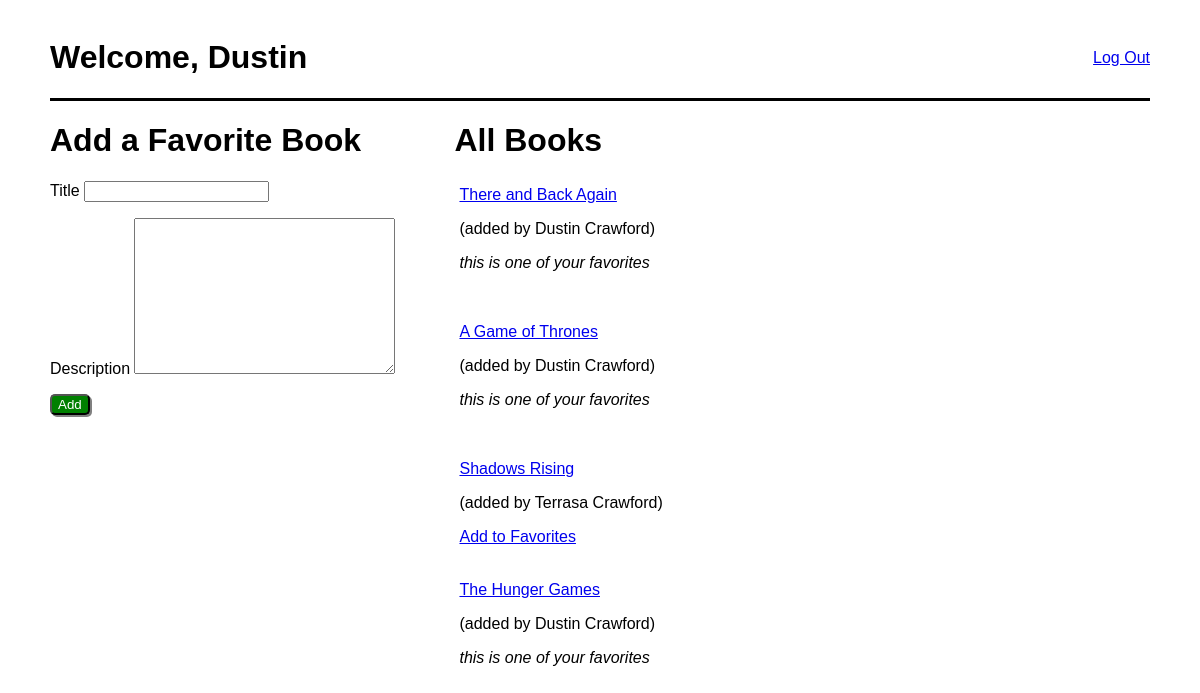
Page /books (signed in) on the committed database.
### books_app/models.py (models this page shows)
class User(models.Model):
    first_name = models.CharField(max_length=45)
    last_name = models.CharField(max_length=45)
    email = models.CharField(max_length=45)
    password = models.CharField(max_length=255)
    created_at = models.DateTimeField(auto_now_add=True)
    updated_at = models.DateTimeField(auto_now=True)
    objects = UserManager()

class Book(models.Model):
    title = models.CharField(max_length=255)
    desc = models.TextField()
    created_at = models.DateTimeField(auto_now_add=True)
    updated_at = models.DateTimeField(auto_now=True)
    uploaded_by_id = models.ManyToManyField(User, related_name="books_uploaded")
    users_who_like = models.ManyToManyField(User, related_name="liked_books")
    objects = BookManager()

### books_app/views.py (the view)
# urls.py: path('books', views.books),
def books(request):
    if not 'user_id' in request.session:
        return redirect('/')
    else:
        context = {
            'user': User.objects.get(id=request.session['user_id']),
            'books': Book.objects.all(),
        }
        return render(request, 'books.html', context)

### books_app/templates/books.html (shortened to what this page needs)
<!DOCTYPE html>
<html lang="en">
<head>
    {% load static %}
    <link rel="stylesheet" href="{% static 'css/style.css' %}">
</head>
<body>
    <div class="container">
        <div class="navbar">
            <h1>Welcome, {{ user.first_name }}</h1>
            <a href="/logout">Log Out</a>
        </div>
        <div class="form-container">
            <h1>Add a Favorite Book</h1>
            <form action="/add_book" method="POST">
                <p>
                    Title
                    <input type="text" name="title">
                </p>
                <p>
                    Description
                    <textarea name="desc" cols="30" rows="10"></textarea>
                </p>
                <button class="btn-login" type="submit">Add</button>
            </form>
        </div>
        <div class="form-container">
            <h1>All Books</h1>
            {% for book in books %}
                <div class="card">
                    <a href="/books/{{ book.id }}">{{ book.title }}</a>
                    <p>(added by {{ book.uploaded_by_id.first.first_name }} {{ book.uploaded_by_id.first.last_name }})</p>
                    {% if user in book.users_who_like.all %}
                        <p class="italicize">this is one of your favorites</p>
                    {% else %}
                        <a href="/like_book/{{ book.id }}">Add to Favorites</a>
                    {% endif %}
                </div>
            {% endfor %}
        </div>
    </div>
</body>
</html>

### books_app/static/css/style.css (style rules this page uses)
body { font-family: Arial, Helvetica, sans-serif; }
.form-container { display: inline-block; vertical-align: top; width: 400px; }
.btn-login { background-color: green; color: white; border-radius: 5px; box-shadow: 2px 2px grey; }
.container { width: 1100px; margin: 0 auto; padding: 10px; }
.navbar { display: flex; justify-content: space-between; align-items: center; border-bottom: 3px solid black; }
.italicize { font-style: italic; }
.card { padding: 5px; margin-bottom: 25px; }

### rows in the picture
User: first_name "Dustin"
Book: title "There and Back Again", uploaded_by_id.first.first_name "Dustin", uploaded_by_id.first.last_name "Crawford", shows "this is one of your favorites"
Book: title "A Game of Thrones", uploaded_by_id.first.first_name "Dustin", uploaded_by_id.first.last_name "Crawford", shows "this is one of your favorites"
Book: title "Shadows Rising", uploaded_by_id.first.first_name "Terrasa", uploaded_by_id.first.last_name "Crawford"
Book: title "The Hunger Games", uploaded_by_id.first.first_name "Dustin", uploaded_by_id.first.last_name "Crawford", shows "this is one of your favorites"
